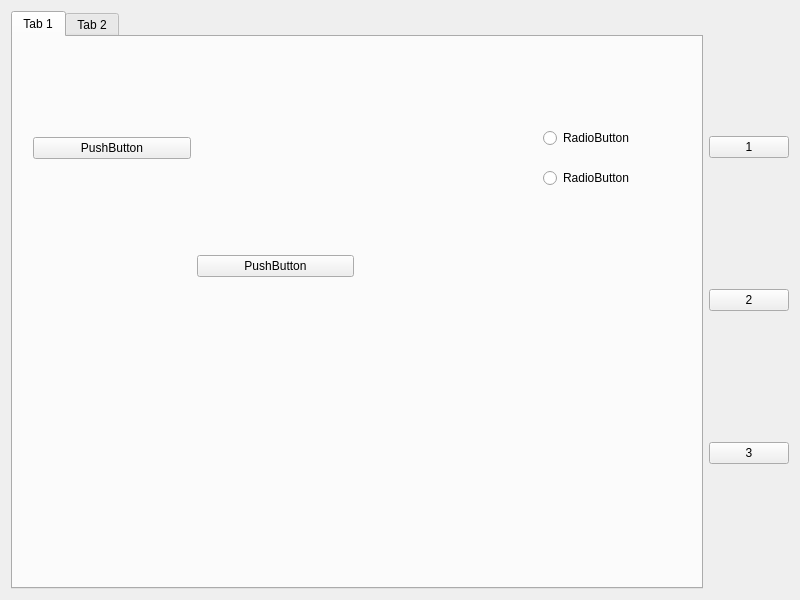
<?xml version="1.0" encoding="UTF-8"?>
<ui version="4.0">
 <class>Widget</class>
 <widget class="QWidget" name="Widget">
  <property name="geometry">
   <rect>
    <x>0</x>
    <y>0</y>
    <width>800</width>
    <height>600</height>
   </rect>
  </property>
  <property name="windowTitle">
   <string>Widget</string>
  </property>
  <layout class="QHBoxLayout" name="horizontalLayout">
   <item>
    <widget class="QTabWidget" name="tabWidget">
     <property name="currentIndex">
      <number>0</number>
     </property>
     <widget class="QWidget" name="tab">
      <attribute name="title">
       <string>Tab 1</string>
      </attribute>
      <widget class="QWidget" name="gridLayoutWidget">
       <property name="geometry">
        <rect>
         <x>20</x>
         <y>10</y>
         <width>321</width>
         <height>321</height>
        </rect>
       </property>
       <layout class="QGridLayout" name="gridLayout">
        <item row="0" column="0">
         <widget class="QPushButton" name="pushButton">
          <property name="text">
           <string>PushButton</string>
          </property>
         </widget>
        </item>
        <item row="1" column="1">
         <widget class="QPushButton" name="pushButton_3">
          <property name="text">
           <string>PushButton</string>
          </property>
         </widget>
        </item>
       </layout>
      </widget>
      <widget class="QRadioButton" name="radioButton">
       <property name="geometry">
        <rect>
         <x>530</x>
         <y>90</y>
         <width>99</width>
         <height>22</height>
        </rect>
       </property>
       <property name="text">
        <string>RadioButton</string>
       </property>
       <attribute name="buttonGroup">
        <string notr="true">buttonGroup</string>
       </attribute>
      </widget>
      <widget class="QRadioButton" name="radioButton_2">
       <property name="geometry">
        <rect>
         <x>530</x>
         <y>130</y>
         <width>99</width>
         <height>22</height>
        </rect>
       </property>
       <property name="text">
        <string>RadioButton</string>
       </property>
       <attribute name="buttonGroup">
        <string notr="true">buttonGroup</string>
       </attribute>
      </widget>
     </widget>
     <widget class="QWidget" name="tab_2">
      <attribute name="title">
       <string>Tab 2</string>
      </attribute>
     </widget>
    </widget>
   </item>
   <item>
    <layout class="QVBoxLayout" name="verticalLayout">
     <item>
      <widget class="QPushButton" name="pushButton_2">
       <property name="text">
        <string>1</string>
       </property>
      </widget>
     </item>
     <item>
      <widget class="QPushButton" name="pushButton_5">
       <property name="text">
        <string>2</string>
       </property>
      </widget>
     </item>
     <item>
      <widget class="QPushButton" name="pushButton_4">
       <property name="text">
        <string>3</string>
       </property>
      </widget>
     </item>
    </layout>
   </item>
  </layout>
 </widget>
 <resources/>
 <connections/>
 <buttongroups>
  <buttongroup name="buttonGroup"/>
 </buttongroups>
</ui>
